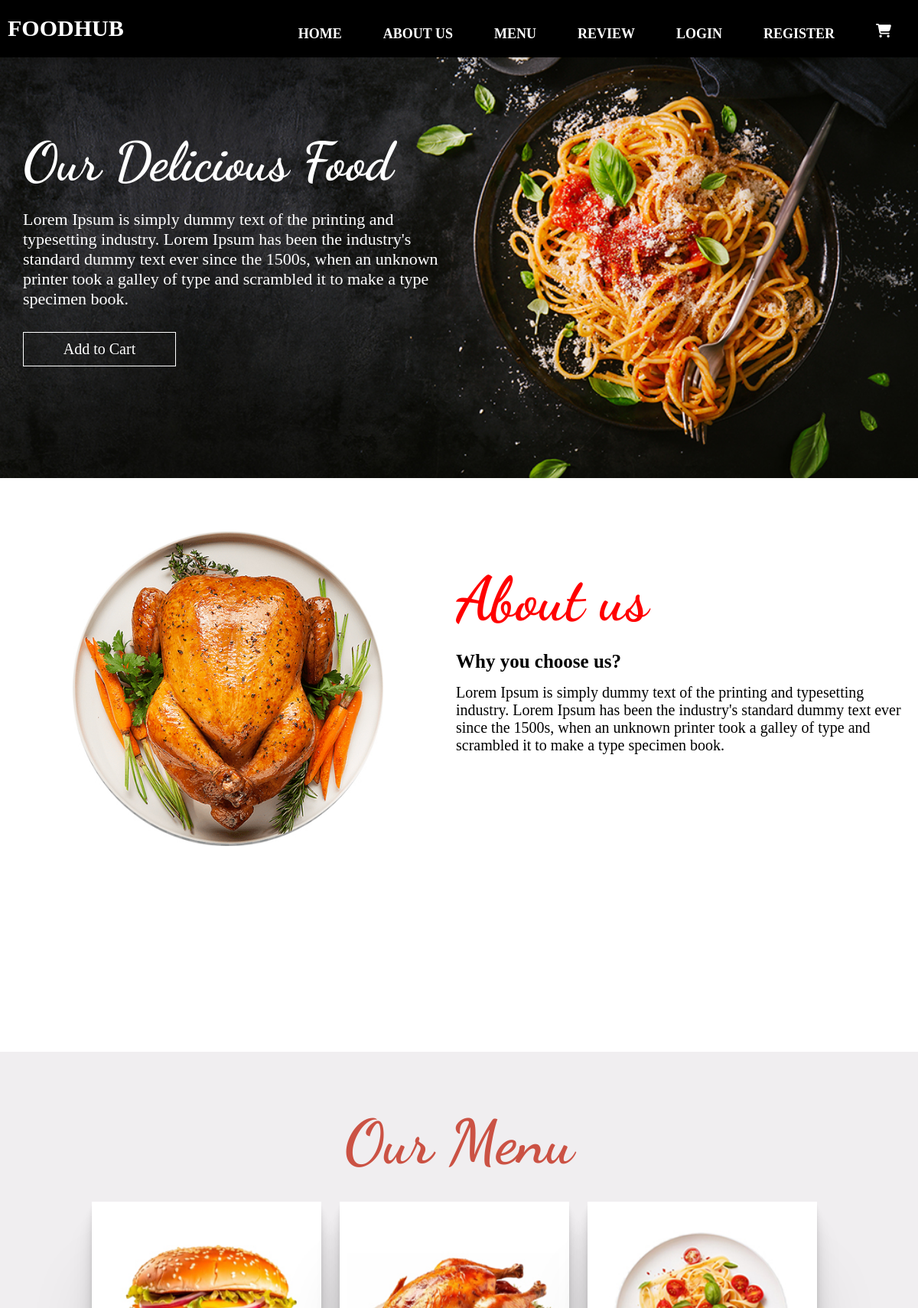
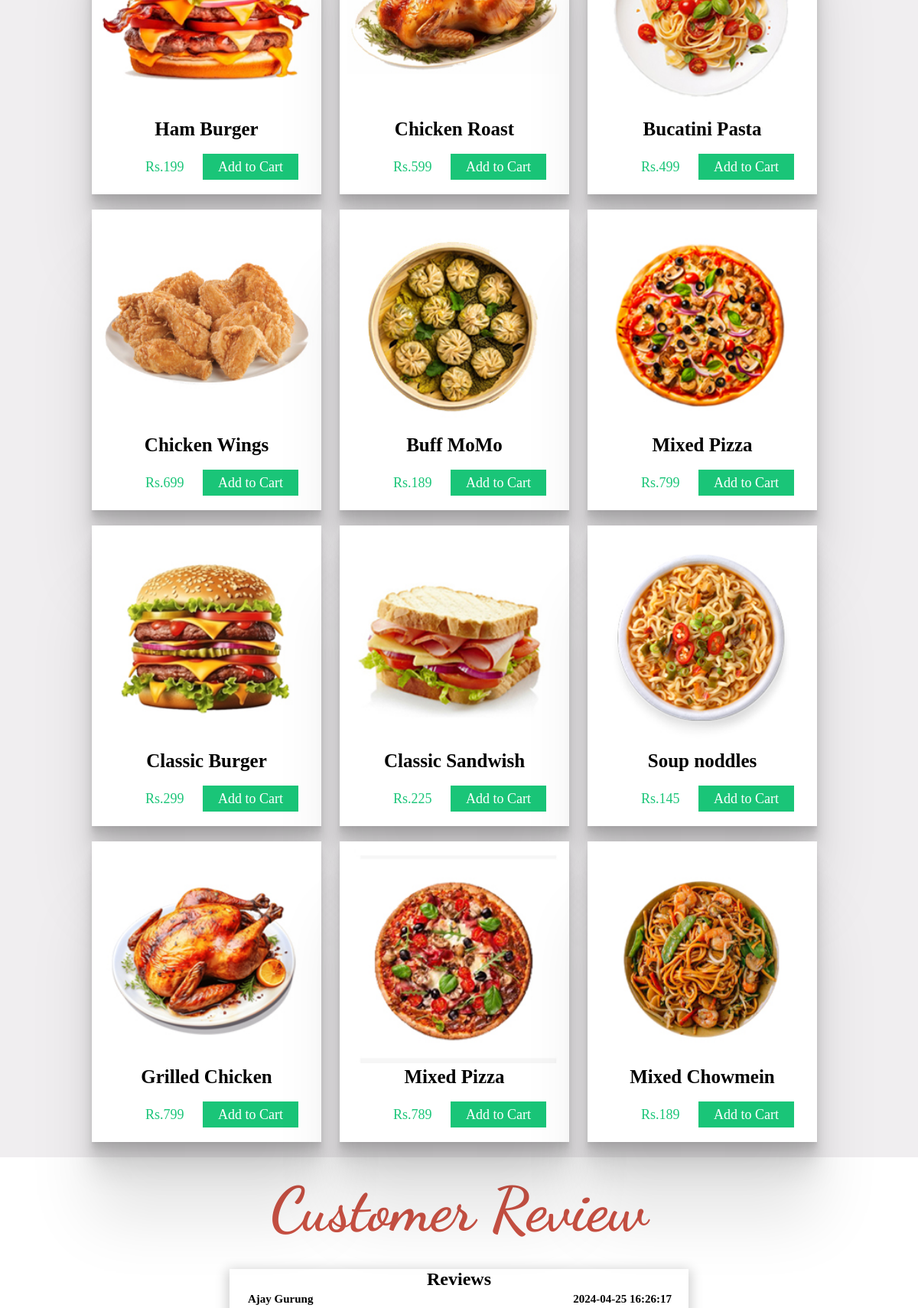
The page / (upper part) on the database its author committed (2 pictures, top to bottom).
### tables this page shows
CREATE TABLE `foods` (
  `id` int(11) NOT NULL,
  `name` varchar(200) NOT NULL,
  `description` text NOT NULL,
  `price` bigint(20) NOT NULL,
  `image_path` varchar(100) NOT NULL
);

CREATE TABLE `review` (
  `r_id` int(11) NOT NULL,
  `u_id` int(11) NOT NULL,
  `r_comment` varchar(200) NOT NULL,
  `r_datetime` datetime NOT NULL DEFAULT current_timestamp()
);

CREATE TABLE `users` (
  `id` int(11) NOT NULL,
  `email` varchar(100) NOT NULL,
  `password` varchar(100) NOT NULL,
  `phone` bigint(10) NOT NULL,
  `fullname` varchar(100) NOT NULL
);

### index.php (the view, shortened to what this page needs)
<?php session_start();
include_once './utils/db.php';
$query = "SELECT * FROM foods ORDER BY id ASC LIMIT 12";
$result = $conn->query($query);
$foods = $result->fetch_all(MYSQLI_ASSOC);
?>
<!doctype html>
<html lang="en">
<head>
  <link rel="stylesheet" href="https://cdnjs.cloudflare.com/ajax/libs/font-awesome/6.5.1/css/all.min.css"/>
  <link rel="stylesheet" href="css/style.css">
</head>
<body>
<nav id="main-nav">
  <div class="main-nav">
    <div class="logo-section">FoodHub</div>
    <div class="nav-manu">
      <ul>
        <li><a href="#">Home</a></li>
        <li><a href="#about">About Us</a></li>
        <li><a href="#menu">Menu</a></li>
        <li><a href="#review">Review</a></li>
        <?php if (isset($_SESSION['email'])): ?>
          <?php if (isset($_SESSION['isAdmin']) && $_SESSION['isAdmin'] == 1): ?>
            <li><a href="./admin/dashboard.php">Dashboard</a></li>
          <?php else: ?>
            <li><a href="#">Order</a></li>
          <?php endif; ?>
          <li><a href="./actions/logout_action.php">Logout</a></li>
        <?php else: ?>
          <li><a href="./login.php">Login</a></li>
          <li><a href="./register.php">Register</a></li>
        <?php endif; ?>
        <li><a href="./cart.php">
        </a></li>
      </ul>
    </div>
  </div>
</nav>
<div class="banner">
  <div class="banner-box">
    <div class="banner-text">
      <h1>Our Delicious Food</h1>
      <p>Lorem Ipsum is simply dummy text of the printing and typesetting industry. Lorem Ipsum has been the industry's standard dummy text ever since the 1500s, when an unknown printer took a galley of type and scrambled it to make a type specimen book.</p>
      <div class="banner-order-btn"><a href="#">Add to Cart</a></div>
    </div>
  </div>
</div>
<div id="about">
  <div class="about-container">
    <div class="about_main">
      <img src="img/About_us.jpg" alt="about us">
    </div>
    <div class="about-text">
      <h1>About us</h1>
      <h3>Why you choose us?</h3>
      <p>Lorem Ipsum is simply dummy text of the printing and typesetting industry. Lorem Ipsum has been the industry's standard dummy text ever since the 1500s, when an unknown printer took a galley of type and scrambled it to make a type specimen book. </p>
    </div>
  </div>
</div>
<div id="menu">
  <div class="menu-container">
    <h2>Our Menu</h2>
    <ul>
      <?php foreach ($foods as $food) { ?>
      <li>
        <div class="menu-items">
          <img src="./<?php echo $food['image_path']; ?>">
          <h3><?php echo $food['name']; ?></h3>
          <ul>
            <li>Rs.<?php echo $food['price']; ?> <span><a href="#" onclick="order(<?php echo $food['id']; ?>, '<?php echo $food['name']; ?>', <?php echo $food['price']; ?>)" class="order-btn">Add to Cart</a></span></li>
          </ul>
        </div>
      </li>
      <?php } ?>
    </ul>
  </div>
</div>
  <div class="Review">
  <p> Customer Review</p>
</div>
<?php
$sql = "SELECT review.*, users.fullname
        FROM review
        INNER JOIN users ON review.u_id = users.id";
$result = mysqli_query($conn, $sql);
  echo'
  <div id="review_section" class="review_box">
              <h2>Reviews</h2>
              <div class="review_list">';
              if (mysqli_num_rows($result) > 0) {
                while ($row = mysqli_fetch_assoc($result)) {
                  $fullname = $row['fullname'];
                  $datetime = $row['r_datetime'];
                  $comment = $row['r_comment'];
            echo '
            <p class="name">'.$fullname.'  <span id="Date">'.$datetime.'</span></p>
            <p id="review">'.$comment.' </p>
            ';
                }
            } else {
                echo '<p>No reviews available.</p>';
            }
            echo '</div>
            </div>';
      ?>
  </body>
</body>
</html>

### css/style.css (style rules this page uses)
* { margin: 0px; padding: 0px; box-sizing: border-box; }
#main-nav { width:100%; background-color:#000000; padding:5px; margin:0; position:fixed; z-index: 2; }
.main-nav { width: 1180px; height:65px; display:block; margin: 0 auto; }
.main-nav .logo-section { padding:15px 0 0 0; font-size: 30px; font-weight: bold; text-transform: uppercase; color:#fff; float: left; }
.main-nav .nav-manu { padding:25px 0 0 0; }
.main-nav .nav-manu ul { list-style: none; margin: 0; padding: 0; }
nav ul { float: right; }
nav li { display: inline-block; line-height: none; }
nav li a { font-size: 18px; text-transform: uppercase; font-weight: bold; padding: 0px 25px; color: white; text-decoration: none; }
.banner { width: 100%; background: url(../img/banner.jpg); background-repeat: no-repeat; background-size: cover; background-position: center; height:625px; }
.banner-box { margin:0 auto; width:1180px; display:block; padding-top: 50px; }
.banner-text { color: #fff; padding:120px 20px; margin: 0; display: block; font-size: 22px; width: 600px; }
.banner-text h1 { font-family: "Dancing Script", cursive; font-optical-sizing: auto; font-weight:bold; font-style: normal; font-size: 70px; }
.banner-text p { padding: 20px 0; }
.banner-order-btn { margin-top:10px; padding: 10px 10px; border:#fff 1px solid;font-size:20px; color:#fff; width:200px; text-align: center; }
.banner-order-btn a { color:#fff; text-decoration: none; }
#about { width: 100%; height: 100vh; padding: 20px 0; }
.about-container { display: block; width: 1180px; margin: 0 auto; }
.about_main { float: left; display: flex; align-items: center; justify-content: space-around; padding-bottom: 20px; padding-right: 50px; padding-left: 40px; }
.about_main img { width:90%; position: relative; top: 30px; padding:20px; padding-right: 20px; z-index: -1; }
.about-text { padding-top:20px; display: block; padding-left: 50px; font-size: 20px; }
.about-text h1 { font-family: "Dancing Script", cursive; font-optical-sizing: auto; font-weight:bold; font-style: normal; font-size: 80px; padding-top: 70px; padding-bottom: 20px; color: red; }
.about-text h3 { font-weight: bold; font-size: 25px; padding-bottom: 15px; }
#menu { margin:-50px auto; width: 100%; display: block; background-color:#f0eef0; height: auto; }
.menu-container { margin: 0 auto; width: 1000px; }
.menu-container h2 { font-family: "Dancing Script", cursive; font-optical-sizing: auto; font-weight: bold; font-style: normal; font-size: 80px; padding-top: 70px; padding-bottom: 20px; text-align: center; margin-bottom: 10px; color:#cb5244; }
.menu-container ul { list-style: none; margin:0; padding:0 ; }
.menu-container ul li { display:inline-block; margin-left:20px; width: 300px; }
.menu-items { background-color:#fff; display:block; width:100%; padding: 10px; margin-bottom: 20px; box-shadow: 0 2.8px 2.2px rgba(0, 0, 0, 0.034), 0 6.7px 5.3px rgba(0, 0, 0, 0.048), 0 12.5px 10px rgba(0, 0, 0, 0.06), 0 22.3px 17.9px rgba(0, 0, 0, 0.072), 0 41.8px 33.4px rgba(0, 0, 0, 0.086), 0 100px 80px rgba(0, 0, 0, 0.1) }
.menu-items img { width:100%; height: auto; transition: transform .2s; }
.menu-items h3 { font-size:25px; font-weight: bold; text-align: center; padding-bottom: 10px; }
.menu-items ul { margin:5px 30px; list-style: none; padding: 0; }
.menu-items ul li { display: inline-block; padding: 10px 10px; color: #1ac578; font-size:18px; }
.menu-items ul li span { padding-left: 20px; }
.menu-items { position: relative; }
.order-btn { background-color: #1ac578; font-size:18px; padding: 7px 20px; font-weight: normal; }
.menu-items ul li a { text-decoration: none; color: #fff; text-align: center; }

### index.php (style rules this page uses)
#review_section { width: 50vw; margin: 0px auto; box-shadow: 0px 4px 15px 3px rgba(0,0,0,0.2); }
#review_section h2 { text-align: center; }
.review_list { line-height: 25px; width: 40vw; position: relative; }
.name { position: relative; left: 5%; font-size: 15px; font-weight: bold; }
#Date { position: relative; left: 70%; }
.Review { font-family: "Dancing Script", cursive; font-optical-sizing: auto; font-weight: bold; font-style: normal; font-size: 80px; padding-top: 70px; padding-bottom: 20px; text-align: center; margin-bottom: 10px; color:#cb5244; }

### rows shown on the page
foods: image_path (picture), name "Ham Burger", price "199"
foods: image_path (picture), name "Chicken Roast", price "599"
foods: image_path (picture), name "Bucatini Pasta", price "499"
foods: image_path (picture), name "Chicken Wings", price "699"
foods: image_path (picture), name "Buff MoMo", price "189"
foods: image_path (picture), name "Mixed Pizza", price "799"
foods: image_path (picture), name "Classic Burger", price "299"
foods: image_path (picture), name "Classic Sandwish", price "225"
foods: image_path (picture), name "Soup noddles", price "145"
foods: image_path (picture), name "Grilled Chicken", price "799"
foods: image_path (picture), name "Mixed Pizza", price "789"
foods: image_path (picture), name "Mixed Chowmein", price "189"
review: u.fullname "Ajay Gurung", r_datetime "2024-04-25 16:26:17"
